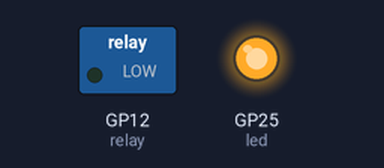
A program run on a simulated Raspberry Pi Pico running MicroPython. Shown: switched loads named in the program (green lamp = pin HIGH), output pins drawn as LEDs (lit = HIGH). The clock reads 2024-03-15 10:24:30 at power-on unless the program sets it; library files of the repository ran but are not shown: ds3231.py; what the program prints to the serial console is not drawn.

Above: at 0.1 s.
At 3.9 s:
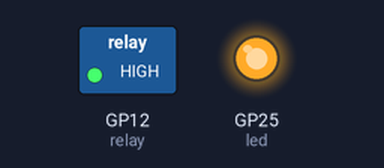
At 53.9 s:
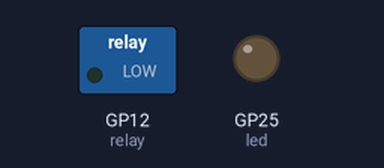
Timing chart, 0 to 55.4 s (numbered marks = the images above):
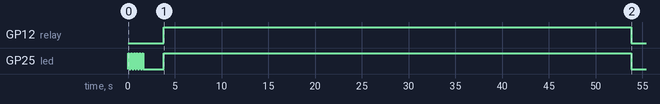

The program:

main.py
```python
from machine import Pin, I2C, lightsleep, reset_cause
import time
from ds3231 import DS3231

# ---- PINS ----
RELAY_PIN = 12
LED_PIN   = 25
SQW_PIN   = 15   # DS3231 SQW → Pico GP15 (physical pin 20)

relay = Pin(RELAY_PIN, Pin.OUT)
led   = Pin(LED_PIN, Pin.OUT)

# I2C for DS3231 (SDA=GP0, SCL=GP1)
i2c = I2C(0, sda=Pin(0), scl=Pin(1), freq=400000)
ds  = DS3231(i2c)

# SQW pin — DS3231 pulls LOW on alarm
sqw = Pin(SQW_PIN, Pin.IN, Pin.PULL_UP)

# ---- CONFIG ----
SLEEP_MINUTES = 1379  # how long to sleep between cycles
ON_SECONDS    = 50  # how long relay stays on

# ---- SET DS3231 TIME ONCE ----
# Uncomment, flash once, then comment out again:
# ds.set_time(2026, 5, 9, 12, 0, 0)  # (year, month, day, hour, min, sec)

# ---- WAKE HANDLER (needed for lightsleep pin wake) ----
woken = False
def wake_handler(pin):
    global woken
    woken = True

# ---- SAFETY BLINK ----
for _ in range(6):
    led.value(1)
    time.sleep(0.15)
    led.value(0)
    time.sleep(0.15)

print("Reset cause:", reset_cause())
print("DS3231 time:", ds.get_time())

# ---- 2-second stop window ----
print("Starting in 2s — hit Stop to interrupt")
time.sleep(2)

# ---- MAIN LOOP ----
while True:
    # Clear any previous alarm flag — ensures SQW is HIGH before sleeping
    ds.clear_alarm1()
    print("SQW state after clear:", sqw.value())  # should be 1

    # ---- ACTIVE PHASE ----
    print("Relay and LED ON")
    led.value(1)
    relay.value(1)
    time.sleep(ON_SECONDS)
    relay.value(0)
    led.value(0)
    print("Relay and LED OFF")

    # ---- SET NEXT ALARM ----
    ds.set_alarm1_minutes_from_now(SLEEP_MINUTES)
    print("DS3231 time now:", ds.get_time())

    # ---- LIGHTSLEEP UNTIL SQW GOES LOW ----
    woken = False
    sqw.irq(trigger=Pin.IRQ_FALLING, handler=wake_handler)
    print("Entering lightsleep...")
    time.sleep(0.1)  # let print flush

    while not woken:
        lightsleep(10000)  # sleep in 10s chunks, wakes on SQW or timeout

    print("Woke from lightsleep!")
    sqw.irq(handler=None)  # disable IRQ until next sleep cycle
```

Measured:
- by itself, GP12 (relay): LOW → HIGH at 3.8 s, → LOW 50.0 s later
- by itself, GP25 (led): goes 5 × (LOW 0.15 s, HIGH 0.15 s), LOW 2.2 s, HIGH 50.0 s, then LOW
